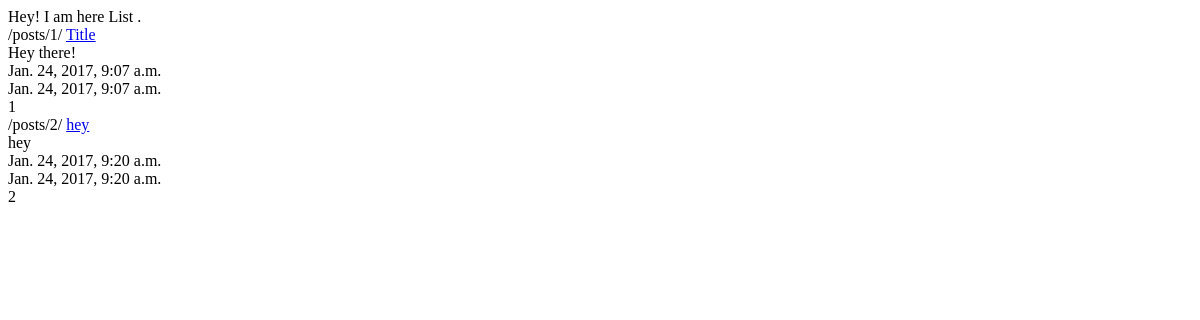
The app's page /posts/, older data.
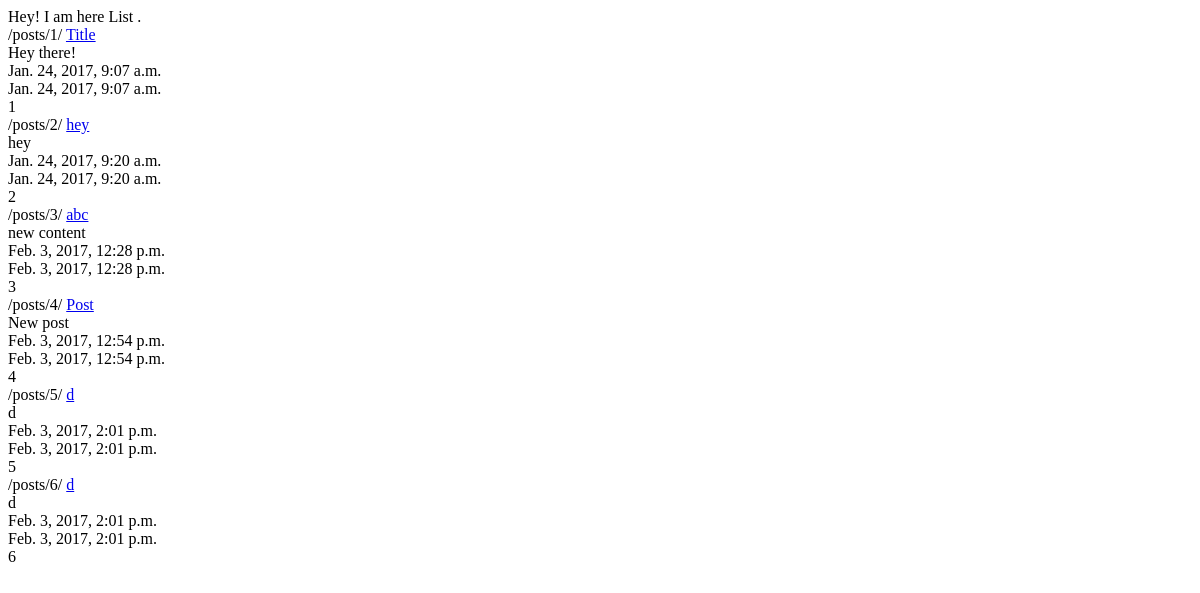
The same page, newer data.
### posts/models.py (models this page shows, shortened)
class Post(models.Model):
	title = models.CharField(max_length=120)
	content = models.TextField()
	updated = models.DateTimeField(auto_now=True, auto_now_add=False)
	timestamp = models.DateTimeField(auto_now=False, auto_now_add=True)
	def get_absolute_url(self):
		return reverse("detail", kwargs={"id" : self.id})

### posts/views.py (the view)
def post_list(request):
	queryset = Post.objects.all()
	context = {
			"object_list": queryset,
			"title" : "List",
		}
	return render (request, "base.html", context)

### templates/base.html (shortened to what this page needs)
<!DOCTYPE html>
<html>
<head>
</head>
<body>
<div class='container'>
{% block content %}
Hey!  I am here {{title}} . </br>
{% for object in object_list %}
{% url "detail" id=object.id %}
<a href='{{object.get_absolute_url}}'>{{object.title}} </a></br>
{{object.content}} </br>
{{object.timestamp}} </br>
{{object.updated}} </br>
{{object.id}} </br>
{% endfor %}
{% endblock content %}
</div>
</body>
</html>

Row changes from the older to the newer data that the page shows:
added Post: id "/posts/3/", title "abc", content "new content", timestamp "Feb. 3, 2017, 12:28 p.m.", updated "Feb. 3, 2017, 12:28 p.m.", id "3"
added Post: id "/posts/4/", title "Post", content "New post", timestamp "Feb. 3, 2017, 12:54 p.m.", updated "Feb. 3, 2017, 12:54 p.m.", id "4"
added Post: id "/posts/5/", title "d", content "d", timestamp "Feb. 3, 2017, 2:01 p.m.", updated "Feb. 3, 2017, 2:01 p.m.", id "5"
added Post: id "/posts/6/", title "d", content "d", timestamp "Feb. 3, 2017, 2:01 p.m.", updated "Feb. 3, 2017, 2:01 p.m.", id "6"
